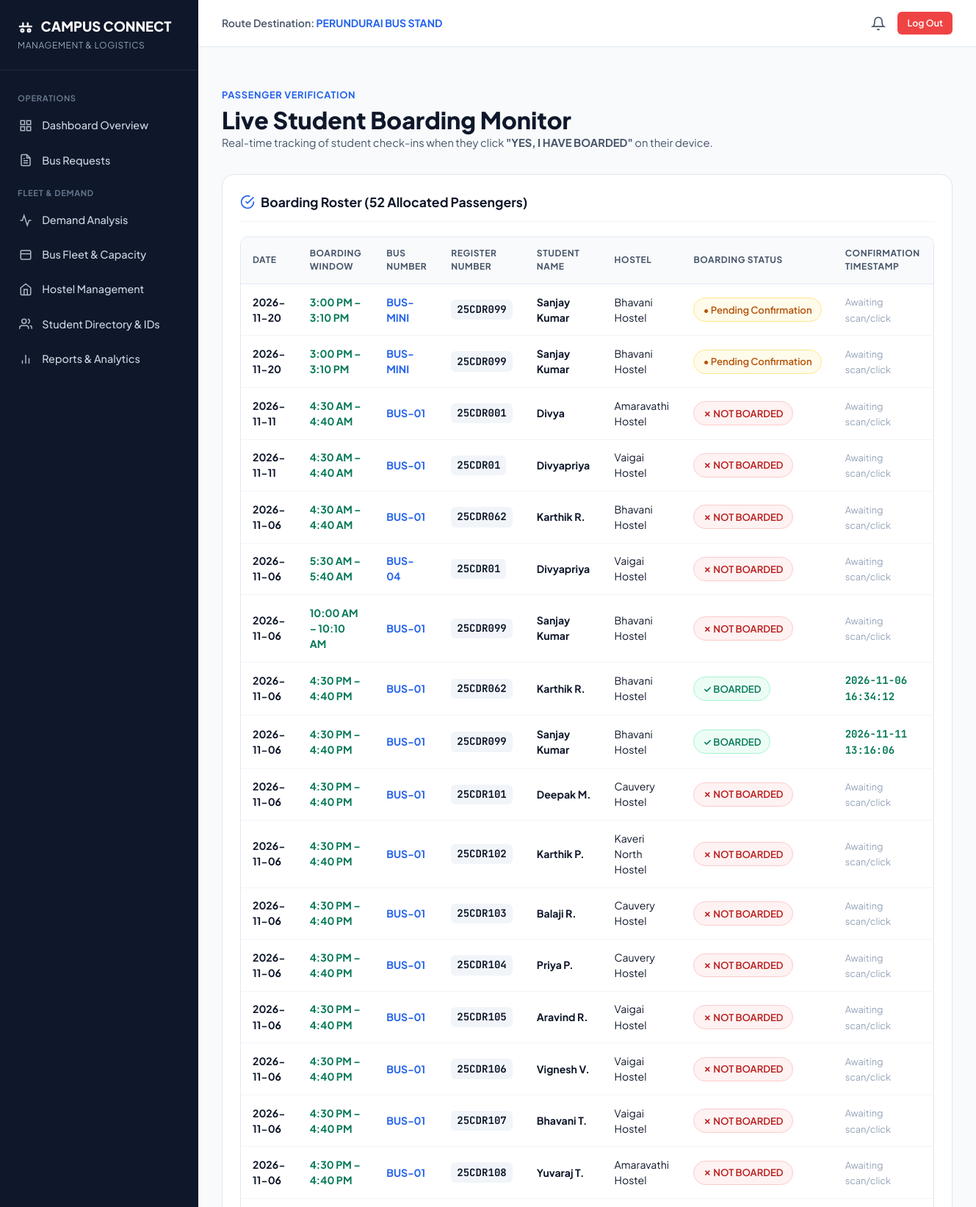
The app's page /management/boarding-monitor (signed in, upper part) with its own data.
### tables this page shows
CREATE TABLE "bus_requests" (
                id INTEGER PRIMARY KEY AUTOINCREMENT,
                student_id INTEGER NOT NULL,
                hostel_id INTEGER NOT NULL,
                travel_date TEXT NOT NULL,
                required_time TEXT NOT NULL,
                travel_type TEXT NOT NULL CHECK(travel_type IN ('Normal Travel', 'Special Permission', 'Booked Bus / Ticket')),
                travel_reason TEXT,
                proof_path TEXT,
                proof_status TEXT DEFAULT 'Not Uploaded' CHECK(proof_status IN ('Not Uploaded', 'Uploaded', 'Under Review', 'Verified', 'Rejected')),
                request_status TEXT DEFAULT 'Pending' CHECK(request_status IN ('Pending', 'Under Review', 'Verified', 'Bus Allocated', 'Boarding Open', 'Boarded', 'Not Boarded', 'Cancelled', 'Rejected', 'Completed')),
                bus_id INTEGER,
                cancellation_reason TEXT,
                created_at TIMESTAMP DEFAULT CURRENT_TIMESTAMP,
                updated_at TIMESTAMP DEFAULT CURRENT_TIMESTAMP,
                FOREIGN KEY (student_id) REFERENCES users (id) ON DELETE CASCADE,
                FOREIGN KEY (hostel_id) REFERENCES hostels (id) ON DELETE RESTRICT,
                FOREIGN KEY (bus_id) REFERENCES buses (id) ON DELETE SET NULL
            );

CREATE TABLE buses (
    id INTEGER PRIMARY KEY AUTOINCREMENT,
    bus_number TEXT UNIQUE NOT NULL,
    bus_name TEXT NOT NULL,
    capacity INTEGER NOT NULL DEFAULT 50,
    driver_name TEXT NOT NULL,
    driver_contact TEXT NOT NULL,
    route TEXT NOT NULL DEFAULT 'College → Perundurai Bus Stand',
    status TEXT DEFAULT 'Active' CHECK(status IN ('Active', 'Inactive', 'Maintenance')),
    created_at TIMESTAMP DEFAULT CURRENT_TIMESTAMP
);

CREATE TABLE users (
    id INTEGER PRIMARY KEY AUTOINCREMENT,
    name TEXT NOT NULL,
    register_number TEXT UNIQUE,
    email TEXT UNIQUE NOT NULL,
    password_hash TEXT NOT NULL,
    phone TEXT,
    department TEXT,
    year INTEGER,
    hostel_id INTEGER,
    role TEXT NOT NULL CHECK(role IN ('student', 'management')),
    id_card_path TEXT,
    verification_status TEXT DEFAULT 'Pending' CHECK(verification_status IN ('Pending', 'Verified', 'Rejected')),
    created_at TIMESTAMP DEFAULT CURRENT_TIMESTAMP,
    FOREIGN KEY (hostel_id) REFERENCES hostels (id) ON DELETE SET NULL
);

CREATE TABLE hostels (
    id INTEGER PRIMARY KEY AUTOINCREMENT,
    hostel_name TEXT UNIQUE NOT NULL,
    status TEXT DEFAULT 'Active' CHECK(status IN ('Active', 'Inactive')),
    created_at TIMESTAMP DEFAULT CURRENT_TIMESTAMP
);

CREATE TABLE boarding_records (
    id INTEGER PRIMARY KEY AUTOINCREMENT,
    request_id INTEGER NOT NULL,
    student_id INTEGER NOT NULL,
    bus_id INTEGER NOT NULL,
    boarded INTEGER DEFAULT 0,
    boarding_time TIMESTAMP,
    created_at TIMESTAMP DEFAULT CURRENT_TIMESTAMP,
    FOREIGN KEY (request_id) REFERENCES bus_requests (id) ON DELETE CASCADE,
    FOREIGN KEY (student_id) REFERENCES users (id) ON DELETE CASCADE,
    FOREIGN KEY (bus_id) REFERENCES buses (id) ON DELETE CASCADE
);

### routes/management_routes.py (the view)
@management_bp.route('/boarding-monitor')
@login_required
@role_required('management')
def boarding_monitor():
    sim_time = get_current_simulated_time()
    BoardingService.sync_and_check_missed_boarding(sim_time)
    from database.db import query_db
    records = query_db("""
        SELECT r.id as request_id, r.travel_date, r.required_time, r.request_status,
               u.register_number, u.name as student_name, u.phone,
               h.hostel_name,
               b.bus_number, b.bus_name,
               br.boarded, br.boarding_time
        FROM bus_requests r
        JOIN users u ON r.student_id = u.id
        JOIN hostels h ON r.hostel_id = h.id
        JOIN buses b ON r.bus_id = b.id
        LEFT JOIN boarding_records br ON r.id = br.request_id
        WHERE r.bus_id IS NOT NULL
        ORDER BY r.travel_date DESC, r.required_time ASC, u.register_number ASC
    """)
    from data_structures.hashmap_manager import format_display_time
    for rec in records:
        rec['formatted_time'] = format_display_time(rec['required_time'])
        window = BoardingService.calculate_boarding_window(rec['required_time'], 10)
        rec['boarding_window_text'] = window['display_window']
    return render_template('management/boarding_monitor.html', records=records)

### app.py (called while the page is built)
@app.context_processor
def inject_global_data():
    unread_count = 0
    if 'user_id' in session:
        try:
            unread_count = NotificationService.get_unread_count(session['user_id'])
        except Exception:
            unread_count = 0
    return {
        'current_user_name': session.get('name'),
        'current_user_role': session.get('role'),
        'current_user_reg': session.get('register_number'),
        'unread_notification_count': unread_count,
        'now_year': datetime.now().year,
        'destination_fixed': 'Perundurai Bus Stand'
    }

### data_structures/hashmap_manager.py (called while the page is built)
def format_display_time(time_str):
    if not time_str:
        return ''
    try:
        dt = datetime.strptime(time_str.strip(), "%H:%M")
        formatted = dt.strftime("%I:%M %p")
        if formatted.startswith('0'):
            formatted = formatted[1:]
        return formatted
    except ValueError:
        return time_str

### database/db.py (called while the page is built)
def get_db():
    if 'db' not in g:
        g.db = sqlite3.connect(
            DATABASE_PATH,
            detect_types=sqlite3.PARSE_DECLTYPES | sqlite3.PARSE_COLNAMES
        )
        g.db.row_factory = sqlite3.Row
        g.db.execute("PRAGMA foreign_keys = ON;")
    return g.db

def query_db(query, args=(), one=False):
    cur = get_db().execute(query, args)
    rv = cur.fetchall()
    cur.close()
    return (dict(rv[0]) if rv else None) if one else [dict(row) for row in rv]

### routes/auth_routes.py (called while the page is built)
def login_required(f):
    @wraps(f)
    def decorated_function(*args, **kwargs):
        if 'user_id' not in session:
            flash("Please log in to access this page.", "warning")
            return redirect(url_for('auth.login_student'))
        return f(*args, **kwargs)
    return decorated_function

def role_required(required_role):
    def decorator(f):
        @wraps(f)
        def decorated_function(*args, **kwargs):
            if 'user_id' not in session:
                flash("Please log in to access this page.", "warning")
                return redirect(url_for('auth.login_student'))
            if session.get('role') != required_role:
                flash(f"Unauthorized. Access restricted to {required_role} accounts.", "danger")
                if session.get('role') == 'management':
                    return redirect(url_for('management.dashboard'))
                else:
                    return redirect(url_for('student.dashboard'))
            return f(*args, **kwargs)
        return decorated_function
    return decorator

### templates/management/boarding_monitor.html (shortened to what this page needs)
{% extends "management/base_management.html" %}
{% block content %}
<div style="margin-bottom: 2rem;">
  <span style="font-size: 0.8rem; font-weight: 700; color: var(--primary); text-transform: uppercase; letter-spacing: 0.05em;">Passenger Verification</span>
  <h1 style="font-size: 2rem; font-weight: 800; margin-top: 0.2rem;">Live Student Boarding Monitor</h1>
  <p style="color: var(--text-secondary); font-size: 0.92rem;">
    Real-time tracking of student check-ins when they click <strong>"YES, I HAVE BOARDED"</strong> on their device.
  </p>
</div>
<div class="card">
  <div class="card-header">
    <div class="card-title">
      <svg width="20" height="20" viewBox="0 0 24 24" fill="none" stroke="currentColor" stroke-width="2" style="color: var(--primary);"><path d="M22 11.08V12a10 10 0 1 1-5.93-9.14"></path><polyline points="22 4 12 14.01 9 11.01"></polyline></svg>
      <span>Boarding Roster ({{ records|length }} Allocated Passengers)</span>
    </div>
  </div>
  {% if records %}
    <div class="table-responsive">
      <table class="data-table">
        <thead>
          <tr>
            <th>Date</th>
            <th>Boarding Window</th>
            <th>Bus Number</th>
            <th>Register Number</th>
            <th>Student Name</th>
            <th>Hostel</th>
            <th>Boarding Status</th>
            <th>Confirmation Timestamp</th>
          </tr>
        </thead>
        <tbody>
          {% for r in records %}
            <tr>
              <td><strong>{{ r.travel_date }}</strong></td>
              <td><span style="font-weight: 700; color: #047857;">{{ r.boarding_window_text }}</span></td>
              <td><strong style="color: var(--primary);">{{ r.bus_number }}</strong></td>
              <td><span class="table-reg-no">{{ r.register_number }}</span></td>
              <td><strong>{{ r.student_name }}</strong></td>
              <td>{{ r.hostel_name }}</td>
              <td>
                {% if r.request_status == 'Boarded' %}
                  <span class="badge badge-success" style="font-size: 0.82rem; padding: 0.35rem 0.75rem;">
                    &check; BOARDED
                  </span>
                {% elif r.request_status == 'Not Boarded' %}
                  <span class="badge badge-danger" style="font-size: 0.82rem; padding: 0.35rem 0.75rem;">
                    &cross; NOT BOARDED
                  </span>
                {% else %}
                  <span class="badge badge-warning" style="font-size: 0.82rem; padding: 0.35rem 0.75rem;">
                    &bull; Pending Confirmation
                  </span>
                {% endif %}
              </td>
              <td>
                {% if r.boarding_time %}
                  <code style="color: #047857; font-weight: 700;">{{ r.boarding_time }}</code>
                {% else %}
                  <span style="color: var(--text-muted); font-size: 0.8rem;">Awaiting scan/click</span>
                {% endif %}
              </td>
            </tr>
          {% endfor %}
        </tbody>
      </table>
    </div>
  {% else %}
    <div style="text-align: center; padding: 3rem; color: var(--text-muted);">
      No passengers currently assigned to bus departures.
    </div>
  {% endif %}
</div>
{% endblock %}

### static/css/styles.css (style rules this page uses)
:root { --primary: #2563eb; --primary-hover: #1d4ed8; --primary-light: #eff6ff; --primary-dark: #1e40af; --secondary: #475569; --secondary-light: #f1f5f9; --accent: #8b5cf6; --accent-light: #f5f3ff; --success: #10b981; --success-light: #ecfdf5; --success-dark: #047857; --warning: #f59e0b; --warning-light: #fffbeb; --warning-dark: #b45309; --danger: #ef4444; --danger-light: #fef2f2; --danger-dark: #b91c1c; --info: #0ea5e9; --info-light: #f0f9ff; --bg-body: #f8fafc; --bg-card: #ffffff; --bg-sidebar: #0f172a; --bg-sidebar-hover: #1e293b; --text-primary: #0f172a; --text-secondary: #475569; --text-muted: #94a3b8; --text-on-dark: #f8fafc; --border: #e2e8f0; --border-light: #f1f5f9; --border-focus: #3b82f6; --radius-sm: 6px; --radius-md: 10px; --radius-lg: 16px; --radius-full: 9999px; --shadow-sm: 0 1px 2px 0 rgba(0, 0, 0, 0.05); --shadow-md: 0 4px 6px -1px rgba(0, 0, 0, 0.1), 0 2px 4px -1px rgba(0, 0, 0, 0.06); --shadow-lg: 0 10px 15px -3px rgba(0, 0, 0, 0.1), 0 4px 6px -2px rgba(0, 0, 0, 0.05); --shadow-xl: 0 20px 25px -5px rgba(0, 0, 0, 0.1), 0 10px 10px -5px rgba(0, 0, 0, 0.04); --font-main: -apple-system, BlinkMacSystemFont, "Segoe UI", Roboto, "Helvetica Neue", Arial, sans-serif; --font-mono: ui-monospace, SFMono-Regular, Menlo, Monaco, Consolas, "Liberation Mono", monospace; --transition: all 0.2s cubic-bezier(0.4, 0, 0.2, 1); }
* { box-sizing: border-box; margin: 0; padding: 0; }
body { font-family: var(--font-main); background-color: var(--bg-body); color: var(--text-primary); line-height: 1.5; -webkit-font-smoothing: antialiased; display: flex; flex-direction: column; min-height: 100vh; }
h1, h2, h3, h4, h5, h6 { font-weight: 700; color: var(--text-primary); line-height: 1.25; }
.badge { display: inline-flex; align-items: center; gap: 0.35rem; font-size: 0.75rem; font-weight: 600; padding: 0.25rem 0.65rem; border-radius: var(--radius-full); text-transform: capitalize; white-space: nowrap; }
.badge-success { background: var(--success-light); color: var(--success-dark); border: 1px solid #a7f3d0; }
.badge-warning { background: var(--warning-light); color: var(--warning-dark); border: 1px solid #fde68a; }
.badge-danger { background: var(--danger-light); color: var(--danger-dark); border: 1px solid #fecaca; }
.card { background: var(--bg-card); border: 1px solid var(--border); border-radius: var(--radius-lg); box-shadow: var(--shadow-sm); padding: 1.5rem; transition: var(--transition); }
.card-header { display: flex; align-items: center; justify-content: space-between; margin-bottom: 1.25rem; padding-bottom: 0.75rem; border-bottom: 1px solid var(--border-light); }
.card-title { font-size: 1.1rem; font-weight: 700; color: var(--text-primary); display: flex; align-items: center; gap: 0.5rem; }
.table-responsive { width: 100%; overflow-x: auto; border-radius: var(--radius-md); border: 1px solid var(--border); background: #ffffff; }
.data-table { width: 100%; border-collapse: collapse; text-align: left; font-size: 0.88rem; }
.data-table th { background: #f8fafc; color: #475569; font-weight: 700; font-size: 0.75rem; text-transform: uppercase; letter-spacing: 0.05em; padding: 0.85rem 1rem; border-bottom: 1px solid var(--border); }
.data-table td { padding: 0.85rem 1rem; border-bottom: 1px solid var(--border-light); color: var(--text-primary); vertical-align: middle; }
.table-reg-no { font-family: var(--font-mono); font-weight: 700; color: #0f172a; background: #f1f5f9; padding: 0.2rem 0.5rem; border-radius: var(--radius-sm); display: inline-block; }

### templates/management/base_management.html (style rules this page uses)
body { font-family: 'Plus Jakarta Sans', -apple-system, sans-serif; }
.table-reg-no, code, pre { font-family: 'JetBrains Mono', monospace; }

### records on screen
bus_requests: travel_date "2026-11-20", boarding_window_text "3:00 PM – 3:10 PM", bus_number "BUS-MINI", register_number "25CDR099", student_name "Sanjay Kumar", hostel_name "Bhavani Hostel", request_status "• Pending Confirmation", shows "Awaiting scan/click"
bus_requests: travel_date "2026-11-20", boarding_window_text "3:00 PM – 3:10 PM", bus_number "BUS-MINI", register_number "25CDR099", student_name "Sanjay Kumar", hostel_name "Bhavani Hostel", request_status "• Pending Confirmation", shows "Awaiting scan/click"
boarding_records: travel_date "2026-11-11", boarding_window_text "4:30 AM – 4:40 AM", bus_number "BUS-01", register_number "25CDR001", student_name "Divya", hostel_name "Amaravathi Hostel", shows "✗ NOT BOARDED", shows "Awaiting scan/click"
boarding_records: travel_date "2026-11-11", boarding_window_text "4:30 AM – 4:40 AM", bus_number "BUS-01", register_number "25CDR01", student_name "Divyapriya", hostel_name "Vaigai Hostel", shows "✗ NOT BOARDED", shows "Awaiting scan/click"
boarding_records: travel_date "2026-11-06", boarding_window_text "4:30 AM – 4:40 AM", bus_number "BUS-01", register_number "25CDR062", student_name "Karthik R.", hostel_name "Bhavani Hostel", shows "✗ NOT BOARDED", shows "Awaiting scan/click"
boarding_records: travel_date "2026-11-06", boarding_window_text "5:30 AM – 5:40 AM", bus_number "BUS-04", register_number "25CDR01", student_name "Divyapriya", hostel_name "Vaigai Hostel", shows "✗ NOT BOARDED", shows "Awaiting scan/click"
boarding_records: travel_date "2026-11-06", boarding_window_text "10:00 AM – 10:10 AM", bus_number "BUS-01", register_number "25CDR099", student_name "Sanjay Kumar", hostel_name "Bhavani Hostel", shows "✗ NOT BOARDED", shows "Awaiting scan/click"
boarding_records: travel_date "2026-11-06", boarding_window_text "4:30 PM – 4:40 PM", bus_number "BUS-01", register_number "25CDR062", student_name "Karthik R.", hostel_name "Bhavani Hostel", shows "✓ BOARDED", boarding_time "2026-11-06 16:34:12"
boarding_records: travel_date "2026-11-06", boarding_window_text "4:30 PM – 4:40 PM", bus_number "BUS-01", register_number "25CDR099", student_name "Sanjay Kumar", hostel_name "Bhavani Hostel", shows "✓ BOARDED", boarding_time "2026-11-11 13:16:06"
boarding_records: travel_date "2026-11-06", boarding_window_text "4:30 PM – 4:40 PM", bus_number "BUS-01", register_number "25CDR101", student_name "Deepak M.", hostel_name "Cauvery Hostel", shows "✗ NOT BOARDED", shows "Awaiting scan/click"
boarding_records: travel_date "2026-11-06", boarding_window_text "4:30 PM – 4:40 PM", bus_number "BUS-01", register_number "25CDR102", student_name "Karthik P.", hostel_name "Kaveri North Hostel", shows "✗ NOT BOARDED", shows "Awaiting scan/click"
boarding_records: travel_date "2026-11-06", boarding_window_text "4:30 PM – 4:40 PM", bus_number "BUS-01", register_number "25CDR103", student_name "Balaji R.", hostel_name "Cauvery Hostel", shows "✗ NOT BOARDED", shows "Awaiting scan/click"
boarding_records: travel_date "2026-11-06", boarding_window_text "4:30 PM – 4:40 PM", bus_number "BUS-01", register_number "25CDR104", student_name "Priya P.", hostel_name "Cauvery Hostel", shows "✗ NOT BOARDED", shows "Awaiting scan/click"
boarding_records: travel_date "2026-11-06", boarding_window_text "4:30 PM – 4:40 PM", bus_number "BUS-01", register_number "25CDR105", student_name "Aravind R.", hostel_name "Vaigai Hostel", shows "✗ NOT BOARDED", shows "Awaiting scan/click"
boarding_records: travel_date "2026-11-06", boarding_window_text "4:30 PM – 4:40 PM", bus_number "BUS-01", register_number "25CDR106", student_name "Vignesh V.", hostel_name "Vaigai Hostel", shows "✗ NOT BOARDED", shows "Awaiting scan/click"
boarding_records: travel_date "2026-11-06", boarding_window_text "4:30 PM – 4:40 PM", bus_number "BUS-01", register_number "25CDR107", student_name "Bhavani T.", hostel_name "Vaigai Hostel", shows "✗ NOT BOARDED", shows "Awaiting scan/click"
boarding_records: travel_date "2026-11-06", boarding_window_text "4:30 PM – 4:40 PM", bus_number "BUS-01", register_number "25CDR108", student_name "Yuvaraj T.", hostel_name "Amaravathi Hostel", shows "✗ NOT BOARDED", shows "Awaiting scan/click"

### other values on screen
{{ records|length }} "52"
